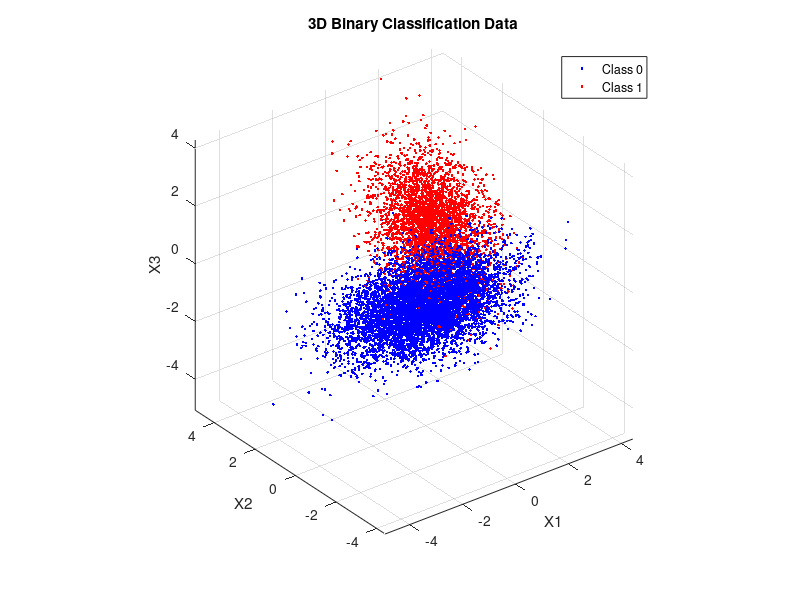

Source code (MATLAB):

clear all, close all,

N = 10000;
p0 = 0.65; 
p1 = 0.35;

% Generate random class assignments based on priors
u = rand(1,N) >= p0;
N0 = length(find(u==0));
N1 = length(find(u==1));

% Generate Class 0 samples
mu = [-1/2; -1/2; -1/2];
Sigma = [1, -0.5, 0.3; 
         -0.5, 1, -0.5; 
         0.3, -0.5, 1];
r0 = mvnrnd(mu, Sigma, N0);

% Plot Class 0 samples in blue
figure(1), 
plot3(r0(:,1), r0(:,2), r0(:,3), '.b');
axis equal, hold on,

% Generate Class 1 samples
mu = [1; 1; 1];
Sigma = [1, 0.3, -0.2; 
         0.3, 1, 0.3; 
         -0.2, 0.3, 1];
r1 = mvnrnd(mu, Sigma, N1);

% Plot Class 1 samples in red
plot3(r1(:,1), r1(:,2), r1(:,3), '.r');
axis equal, hold on,

% Add labels for clarity
xlabel('X1'), ylabel('X2'), zlabel('X3')
title('3D Binary Classification Data')
legend('Class 0', 'Class 1')
grid on

% Save the data for future use
data = [r0; r1];  % Combine all samples
labels = [zeros(N0,1); ones(N1,1)];  % True class labels
save('classification_data.mat', 'data', 'labels', 'r0', 'r1', 'N0', 'N1');
